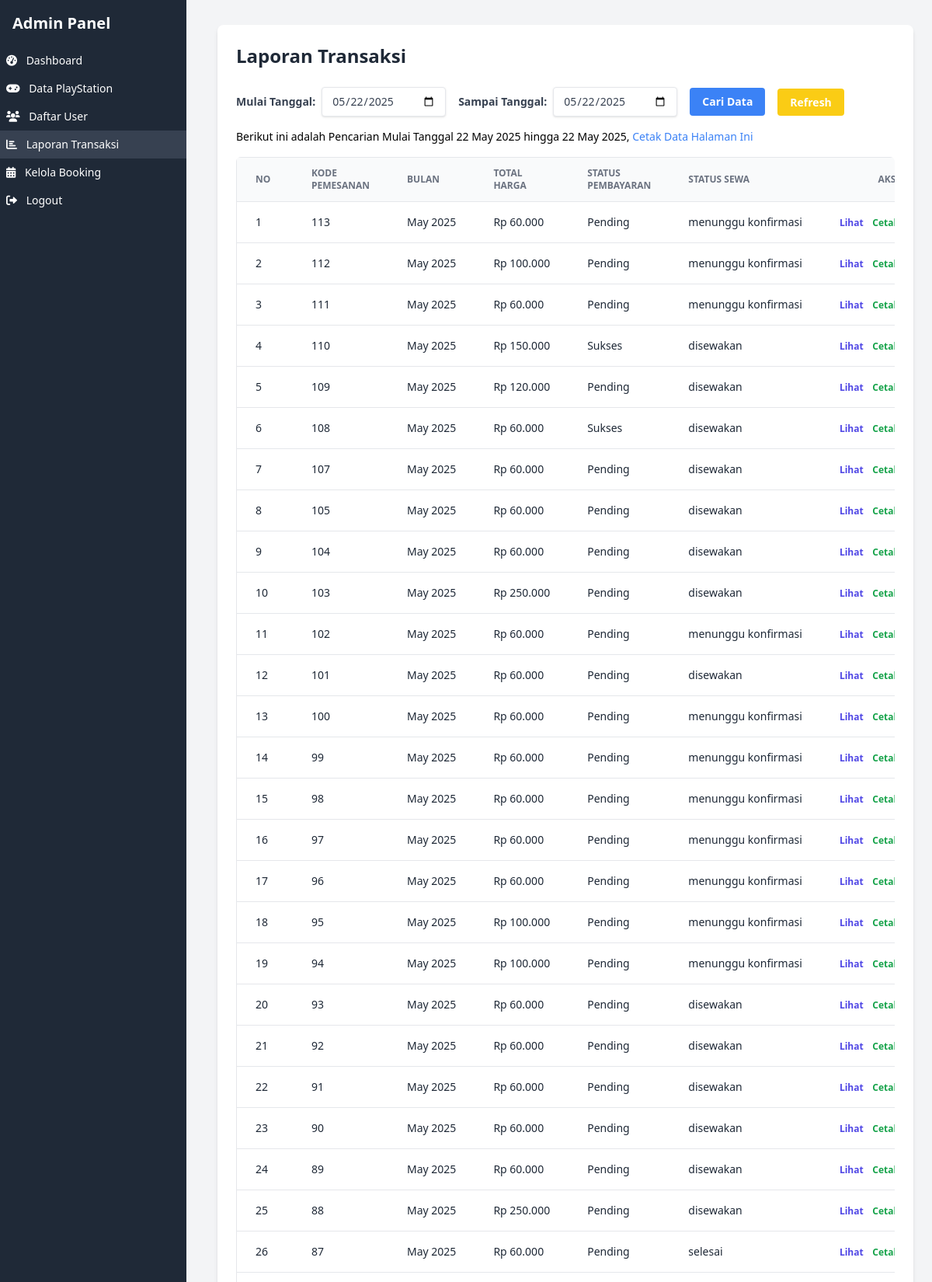
Page /admin/laporan_transaksi.php (signed in, upper part) on the committed database.
### tables this page shows
CREATE TABLE `rentals` (
  `rental_id` int(11) NOT NULL,
  `user_id` int(11) NOT NULL,
  `ps_id` int(11) NOT NULL,
  `tanggal_mulai` date NOT NULL,
  `durasi_sewa` int(11) NOT NULL,
  `tanggal_selesai` date NOT NULL,
  `total_biaya` decimal(10,2) NOT NULL,
  `status_pembayaran` enum('pending','Sukses','gagal','') NOT NULL,
  `status_penyewaan` enum('menunggu konfirmasi','diproses','disewakan','selesai','dibatalkan') NOT NULL,
  `metode_pembayaran` varchar(50) NOT NULL,
  `nama_kontak` varchar(100) NOT NULL,
  `nomor_kontak` varchar(20) NOT NULL,
  `tanggal_pemesanan` timestamp NOT NULL DEFAULT current_timestamp(),
  `created_at` timestamp NOT NULL DEFAULT current_timestamp() ON UPDATE current_timestamp(),
  `updated_at` timestamp NOT NULL DEFAULT current_timestamp() ON UPDATE current_timestamp()
);

### admin/laporan_transaksi.php (the view, shortened to what this page needs)
<?php
require_once '../includes/koneksi.php';
$mulai_tanggal = $_GET['mulai_tanggal'] ?? date('Y-m-d');
$sampai_tanggal = $_GET['sampai_tanggal'] ?? date('Y-m-d');
$sql = "SELECT rental_id, DATE_FORMAT(tanggal_pemesanan, '%M %Y') AS bulan, status_penyewaan, total_biaya, status_pembayaran FROM rentals";
$sql .= " ORDER BY tanggal_pemesanan DESC";
$stmt = $pdo->prepare($sql);
$stmt->execute();
$laporan_pesanan = $stmt->fetchAll(PDO::FETCH_ASSOC);
?>
<!DOCTYPE html>
<html lang="id">
<head>
    <script src="https://cdn.tailwindcss.com"></script>
    <link href="https://cdnjs.cloudflare.com/ajax/libs/font-awesome/6.0.0-beta3/css/all.min.css" rel="stylesheet">
</head>
<body class="bg-gray-100 font-sans">
    <div id="sidebar" class="bg-gray-800 text-white w-60 flex-shrink-0 transform -translate-x-full sm:translate-x-0 transition-transform duration-300 ease-in-out fixed top-0 left-0 h-full z-20">
        <div class="p-4">
            <h1 class="text-xl font-semibold">Admin Panel</h1>
        </div>
        <ul>
            <li class="p-2 <?php if (basename($_SERVER['PHP_SELF']) == 'dashboard.php') echo 'bg-gray-700'; else echo 'hover:bg-gray-700'; ?>">
                <a href="../dashboard.php" class="block text-sm"><i class="fas fa-tachometer-alt mr-2"></i> Dashboard</a>
            </li>
            <li class="p-2 <?php if (basename($_SERVER['PHP_SELF']) == 'data_ps.php') echo 'hover:bg-gray-700'; else echo 'hover:bg-gray-700'; ?>">
                <a href="data_ps.php" class="block text-sm"><i class="fas fa-gamepad mr-2"></i> Data PlayStation</a>
            </li>
            <li class="p-2 <?php if (basename($_SERVER['PHP_SELF']) == 'daftar_user.php') echo 'hover:bg-gray-700'; else echo 'hover:bg-gray-700'; ?>">
                <a href="daftar_user.php" class="block text-sm"><i class="fas fa-users mr-2"></i> Daftar User</a>
            </li>
            <li class="p-2 <?php if (basename($_SERVER['PHP_SELF']) == 'laporan_transaksi.php') echo 'bg-gray-700'; else echo 'hover:bg-gray-700'; ?>">
                <a href="laporan_transaksi.php" class="block text-sm"><i class="fas fa-chart-bar mr-2"></i> Laporan Transaksi</a>
            </li>
            <li class="p-2 <?php if (basename($_SERVER['PHP_SELF']) == 'kelola_booking.php') echo 'hover:bg-gray-700'; else echo 'hover:bg-gray-700'; ?>">
                <a href="kelola_booking.php" class="block text-sm"><i class="fas fa-calendar-alt mr-2"></i> Kelola Booking</a>
            </li>
            <li class="p-2 hover:bg-gray-700">
                <a href="../auth/logout.php" class="block text-sm"><i class="fas fa-sign-out-alt mr-2"></i> Logout</a>
            </li>
        </ul>
    </div>
<div class="px-6 py-8 sm:ml-64 bg-gray-100 min-h-screen">
    <div class="bg-white shadow-md rounded-lg p-6">
        <h2 class="text-2xl font-bold text-gray-800 mb-6">Laporan Transaksi</h2>
            <form method="get" class="mb-4 flex items-center gap-4">
                <div class="flex items-center">
                    <label for="mulai_tanggal" class="block text-gray-700 text-sm font-bold mr-2">Mulai Tanggal:</label>
                    <input type="date" id="mulai_tanggal" name="mulai_tanggal" value="<?php echo htmlspecialchars($mulai_tanggal); ?>" class="shadow appearance-none border rounded w-full sm:w-40 py-2 px-3 text-gray-700 leading-tight focus:outline-none focus:shadow-outline text-sm">
                </div>
                <div class="flex items-center">
                    <label for="sampai_tanggal" class="block text-gray-700 text-sm font-bold mr-2">Sampai Tanggal:</label>
                    <input type="date" id="sampai_tanggal" name="sampai_tanggal" value="<?php echo htmlspecialchars($sampai_tanggal); ?>" class="shadow appearance-none border rounded w-full sm:w-40 py-2 px-3 text-gray-700 leading-tight focus:outline-none focus:shadow-outline text-sm">
                </div>
                <div>
                    <button type="submit" class="bg-blue-500 hover:bg-blue-700 text-white font-bold py-2 px-4 rounded focus:outline-none focus:shadow-outline text-sm">Cari Data</button>
                </div>
                <div>
                    <a href="laporan_transaksi.php" class="bg-yellow-400 hover:bg-yellow-500 text-white font-bold py-2 px-4 rounded focus:outline-none focus:shadow-outline text-sm">Refresh</a>
                </div>
            </form>
        <div class="mb-4">
            <p class="text-sm">Berikut ini adalah Pencarian Mulai Tanggal <?php echo date('d F Y', strtotime($mulai_tanggal)); ?> hingga <?php echo date('d F Y', strtotime($sampai_tanggal)); ?>, <a href="#" class="text-blue-500 hover:underline" onclick="window.print(); return false;">Cetak Data Halaman Ini</a></p>
        </div>
<div class="overflow-x-auto rounded-md">
    <table class="min-w-full bg-white divide-y divide-gray-200 border border-gray-200">
        <thead class="bg-gray-50">
            <tr>
                <th class="px-6 py-3 text-left text-xs font-semibold text-gray-500 uppercase">No</th>
                <th class="px-6 py-3 text-left text-xs font-semibold text-gray-500 uppercase">Kode Pemesanan</th>
                <th class="px-6 py-3 text-left text-xs font-semibold text-gray-500 uppercase">Bulan</th>
                <th class="px-6 py-3 text-left text-xs font-semibold text-gray-500 uppercase">Total Harga</th>
                <th class="px-6 py-3 text-left text-xs font-semibold text-gray-500 uppercase">Status Pembayaran</th>
                <th class="px-6 py-3 text-left text-xs font-semibold text-gray-500 uppercase">Status Sewa</th>
                <th class="px-6 py-3 text-right text-xs font-semibold text-gray-500 uppercase">Aksi</th>
            </tr>
        </thead>
        <tbody class="bg-white divide-y divide-gray-200">
            <?php if (empty($laporan_pesanan)): ?>
                <tr class="hover:bg-gray-50"><td class="px-6 py-4 whitespace-nowrap text-sm text-gray-500 text-center" colspan="7">Tidak ada data laporan.</td></tr>
            <?php else: ?>
                <?php $no = 1; foreach ($laporan_pesanan as $laporan): ?>
                    <tr class="hover:bg-gray-50">
                        <td class="px-6 py-4 whitespace-nowrap text-sm text-gray-800"><?php echo $no++; ?></td>
                        <td class="px-6 py-4 whitespace-nowrap text-sm text-gray-800"><?php echo htmlspecialchars($laporan['rental_id']); ?></td>
                        <td class="px-6 py-4 whitespace-nowrap text-sm text-gray-800"><?php echo htmlspecialchars($laporan['bulan']); ?></td>
                        <td class="px-6 py-4 whitespace-nowrap text-sm text-gray-800">Rp <?php echo number_format($laporan['total_biaya'], 0, ',', '.'); ?></td>
                        <td class="px-6 py-4 whitespace-nowrap text-sm text-gray-800"><?php echo htmlspecialchars(ucfirst($laporan['status_pembayaran'])); ?></td>
                        <td class="px-6 py-4 whitespace-nowrap text-sm text-gray-800"><?php echo htmlspecialchars($laporan['status_penyewaan']); ?></td>
                        <td class="px-6 py-4 whitespace-nowrap text-sm text-right">
                            <a href="../riwayat_sewa.php?rental_id=<?php echo htmlspecialchars($laporan['rental_id']); ?>" class="text-indigo-600 hover:text-indigo-900 font-semibold text-xs">Lihat</a>
                            <a href="../booking/konfirmasi_booking.php?rental_id=<?php echo htmlspecialchars($laporan['rental_id']); ?>" target="_blank" class="text-green-600 hover:text-green-900 ml-2 font-semibold text-xs">Cetak</a>
                        </td>
                    </tr>
                <?php endforeach; ?>
            <?php endif; ?>
        </tbody>
    </table>
</div>
    </div>
</div>
</body>
</html>

### admin/laporan_transaksi.php (style rules this page uses)
#sidebar { display: none; }
.sm\:ml-64 { margin-left: 0 !important; padding-left: 20px !important; }

### rows in the picture
rentals: rental_id "113", bulan "May 2025", total_biaya "60.000", status_pembayaran "Pending", status_penyewaan "menunggu konfirmasi"
rentals: rental_id "112", bulan "May 2025", total_biaya "100.000", status_pembayaran "Pending", status_penyewaan "menunggu konfirmasi"
rentals: rental_id "111", bulan "May 2025", total_biaya "60.000", status_pembayaran "Pending", status_penyewaan "menunggu konfirmasi"
rentals: rental_id "110", bulan "May 2025", total_biaya "150.000", status_pembayaran "Sukses", status_penyewaan "disewakan"
rentals: rental_id "109", bulan "May 2025", total_biaya "120.000", status_pembayaran "Pending", status_penyewaan "disewakan"
rentals: rental_id "108", bulan "May 2025", total_biaya "60.000", status_pembayaran "Sukses", status_penyewaan "disewakan"
rentals: rental_id "107", bulan "May 2025", total_biaya "60.000", status_pembayaran "Pending", status_penyewaan "disewakan"
rentals: rental_id "105", bulan "May 2025", total_biaya "60.000", status_pembayaran "Pending", status_penyewaan "disewakan"
rentals: rental_id "104", bulan "May 2025", total_biaya "60.000", status_pembayaran "Pending", status_penyewaan "disewakan"
rentals: rental_id "103", bulan "May 2025", total_biaya "250.000", status_pembayaran "Pending", status_penyewaan "disewakan"
rentals: rental_id "102", bulan "May 2025", total_biaya "60.000", status_pembayaran "Pending", status_penyewaan "menunggu konfirmasi"
rentals: rental_id "101", bulan "May 2025", total_biaya "60.000", status_pembayaran "Pending", status_penyewaan "disewakan"
rentals: rental_id "100", bulan "May 2025", total_biaya "60.000", status_pembayaran "Pending", status_penyewaan "menunggu konfirmasi"
rentals: rental_id "99", bulan "May 2025", total_biaya "60.000", status_pembayaran "Pending", status_penyewaan "menunggu konfirmasi"
rentals: rental_id "98", bulan "May 2025", total_biaya "60.000", status_pembayaran "Pending", status_penyewaan "menunggu konfirmasi"
rentals: rental_id "97", bulan "May 2025", total_biaya "60.000", status_pembayaran "Pending", status_penyewaan "menunggu konfirmasi"
rentals: rental_id "96", bulan "May 2025", total_biaya "60.000", status_pembayaran "Pending", status_penyewaan "menunggu konfirmasi"
rentals: rental_id "95", bulan "May 2025", total_biaya "100.000", status_pembayaran "Pending", status_penyewaan "menunggu konfirmasi"
rentals: rental_id "94", bulan "May 2025", total_biaya "100.000", status_pembayaran "Pending", status_penyewaan "menunggu konfirmasi"
rentals: rental_id "93", bulan "May 2025", total_biaya "60.000", status_pembayaran "Pending", status_penyewaan "disewakan"
rentals: rental_id "92", bulan "May 2025", total_biaya "60.000", status_pembayaran "Pending", status_penyewaan "disewakan"
rentals: rental_id "91", bulan "May 2025", total_biaya "60.000", status_pembayaran "Pending", status_penyewaan "disewakan"
rentals: rental_id "90", bulan "May 2025", total_biaya "60.000", status_pembayaran "Pending", status_penyewaan "disewakan"
rentals: rental_id "89", bulan "May 2025", total_biaya "60.000", status_pembayaran "Pending", status_penyewaan "disewakan"
rentals: rental_id "88", bulan "May 2025", total_biaya "250.000", status_pembayaran "Pending", status_penyewaan "disewakan"
rentals: rental_id "87", bulan "May 2025", total_biaya "60.000", status_pembayaran "Pending", status_penyewaan "selesai"
